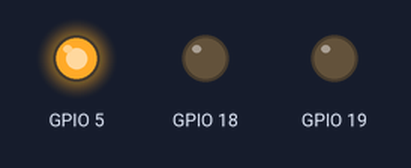
Simulated run of this program. Board: ESP32 board running MicroPython. Parts: output pins drawn as LEDs (lit = HIGH).

Above: at 0.5 s.
At 1.5 s:
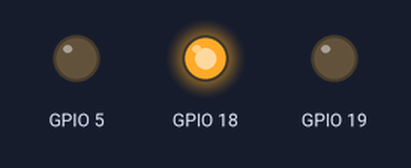
At 5.5 s:
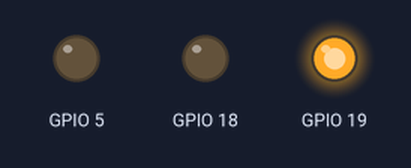
Timing chart, 0 to 6.9 s (numbered marks = the images above):
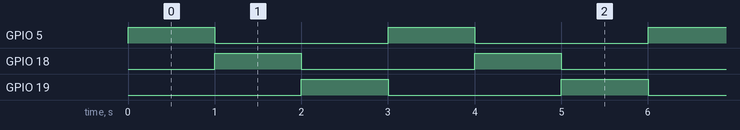

Measured:
- by itself, GPIO 5, GPIO 18, GPIO 19: alternates HIGH for 1.0 s and LOW for 2.0 s
- by itself, everything shown: repeats every 3.0 s, in 3 steps

The program:

main.py
```python
from time import sleep
from LedRGB import LedRGB

led = LedRGB(5, 18, 19, LedRGB.COMMON_ANODE)

while True:
    led.turn_on_red()
    sleep(1)
    led.turn_on_green()
    sleep(1)
    led.turn_on_blue()
    sleep(1)
```

LedRGB.py
```python
from machine import Pin

class LedRGB:
    COMMON_ANODE = 1
    COMMON_CATHODE = 0

    def __init__(self, pin_r: int, pin_g: int, pin_b: int, common):
        self._red = Pin(pin_r, Pin.OUT)
        self._green = Pin(pin_g, Pin.OUT)
        self._blue = Pin(pin_b, Pin.OUT)
        self._on_value = common
        self.turn_off()

    def turn_off(self):
        self._red.value(not self._on_value)
        self._green.value(not self._on_value)
        self._blue.value(not self._on_value)

    def turn_on_red(self):
        self._red.value(self._on_value)
        self._green.value(not self._on_value)
        self._blue.value(not self._on_value)

    def turn_on_green(self):
        self._red.value(not self._on_value)
        self._green.value(self._on_value)
        self._blue.value(not self._on_value)

    def turn_on_blue(self):
        self._red.value(not self._on_value)
        self._green.value(not self._on_value)
        self._blue.value(self._on_value)
```
